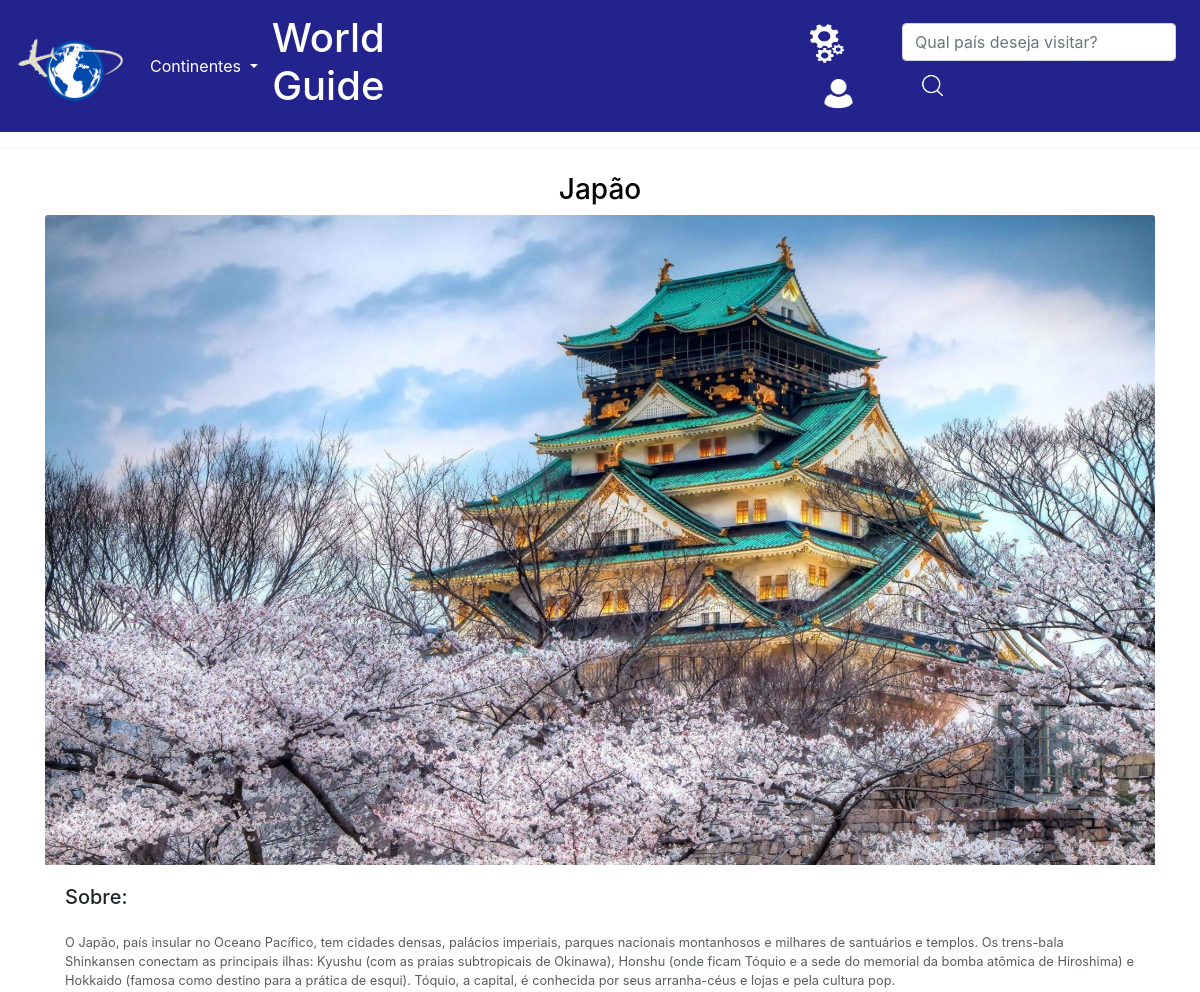
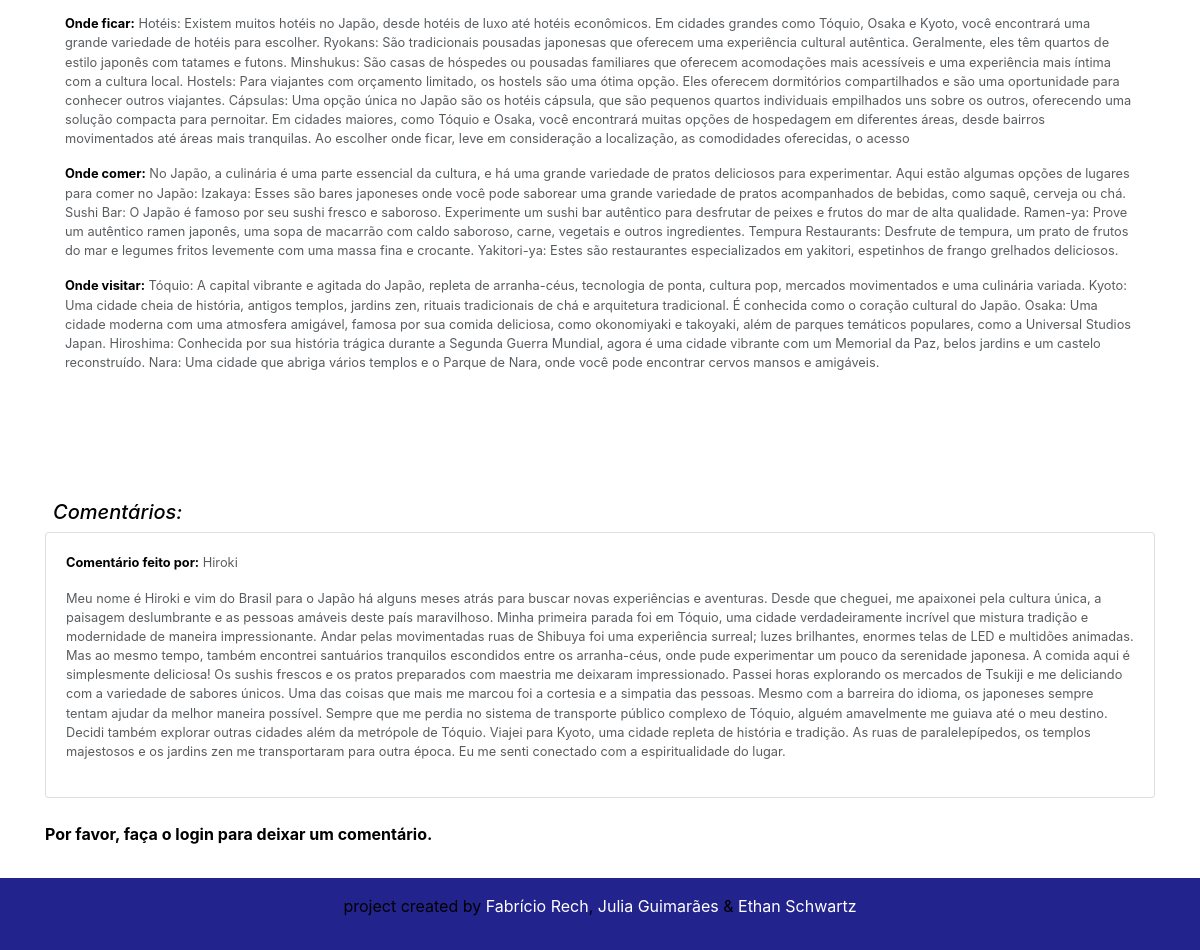
Screenshot of /asia/Continente/detalhe/japao/ with the database file from the repository (2 pictures, top to bottom).
### asia/models.py (models this page shows, shortened)
class model_asia(models.Model):
    Continente = models.CharField(max_length=100)
    País = models.CharField(max_length=100)
    Descricao = models.CharField(max_length=3000)
    OndeFicar = models.CharField(max_length=1800)
    OndeComer = models.CharField(max_length=1800)
    OndeVisitar = models.CharField(max_length=1800)
    foto = models.ImageField(upload_to='img/%Y/%m/%d/')
    carr = models.ImageField(upload_to='img/%Y/%m/%d/')
    ta_publicado = models.BooleanField(default=False)
    link = models.CharField(max_length=60)

class Comentario(models.Model):
    coment = models.CharField(max_length=100, null=False, blank=False)
    eh_publicada = models.BooleanField(default=True)
    link_url = models.CharField(max_length=100, null=False, blank=False)
    usuario = models.ForeignKey(
        to=User,
        on_delete=models.SET_NULL,
        null=True, blank=False,
        related_name='asia'
    )

### asia/views.py (the view, shortened to what this page needs)
# urls.py: path('Continente/detalhe/<str:link_url>/',views.v_detalhe, name='detalhe'),
def v_detalhe(request, link_url):
    detalhe = get_object_or_404(model_asia, link=link_url)
    comentarios = Comentario.objects.filter(eh_publicada=True, link_url=link_url)
    formulario = ComentarioForms(initial={'link_url': link_url})
    return render(request, 'Asia/paginas/detalhe.html', context={'detalhe': detalhe, 'comentarios': comentarios, 'formulario': formulario})

### asia/forms.py
class ComentarioForms(forms.Form):
    Coment = forms.CharField(
        label='Comentários',
        required=True,
        max_length=5000,
        widget=forms.Textarea(
            attrs={
                'placeholder': 'Conte-nos a sua experiência!',
            }
        )
    )
    link_url = forms.CharField(
        widget=forms.HiddenInput()
    )

### asia/templates/asia/paginas/detalhe.html (shortened to what this page needs)
{% extends 'global/paginas/pais_detalhe.html' %}

### meus_templates/global/paginas/pais_detalhe.html (shortened to what this page needs)
<head>
</head>
{% include 'global/parciais/header.html' %}
<hr>
{% load static %}
<link rel="stylesheet" href="https://stackpath.bootstrapcdn.com/bootstrap/4.1.3/css/bootstrap.min.css">
{%if detalhe %}
<div class="container" style="border: 0;">
<div style="border: 0;" class="card mb-3">
  <div>
    <h3 class="text-center m-2">{{detalhe.País}}</h3>
  </div>
    <img style="height: 650;" src="{{ detalhe.foto.url }}" class="card-img-top" alt="...">
    <div class="card-body" style="margin-bottom: 100px;">
      <h5 class="card-title">Sobre: </h5>
      <p class="card-text mt-4"><small class="text-body-secondary">{{detalhe.Descricao}}</small></p>
      <p class="card-text"><small class="text-body-secondary"><strong>Onde ficar:</strong> {{detalhe.OndeFicar}}</small></p>
      <p class="card-text"><small class="text-body-secondary"><strong>Onde comer:</strong> {{detalhe.OndeComer}}</small></p>
      <p class="card-text"><small class="text-body-secondary"><strong>Onde visitar:</strong> {{detalhe.OndeVisitar}}</small></p>
    </div>
{% endif %}
<section>
  <h5 class="m-2"><i>Comentários:</i></h5>
  {% for comentario in comentarios %}
  <div class="card">
    <div class="card-body">
      <p><small class="text-body-secondary"><strong>Comentário feito por:</strong> {{ comentario.usuario.username }}</small></p>
      <p><small class="text-body-secondary">{{ comentario.coment }}</small></p>
    </div>
  </div>
  <br>
  {% empty %}
  <p>Nenhum comentário encontrado.</p>
  {% endfor %}
</section>
{% if user.is_authenticated %}
<section>
  {% block comentario %}
    {% endblock %}
    {% csrf_token %}
    {{ formulario.Coment }}
    {{ formulario.link_url }}
    <button  class="btn btn-primary" type="submit">Enviar Comentário</button>
  </form>
</section>
{% else %}
<p><strong> Por favor, faça o login para deixar um comentário.</strong></p>
{% endif %}
</div>
</div>
{% include 'global/parciais/footer.html' %}

### meus_statics/global/css/main.css (style rules this page uses)
* { margin: 0; padding: 0; color: black; }

### rows the page displays
model_asia: País "Japão", foto (picture), Descricao "O Japão, país insular no Oceano Pacífico, tem cidades densas, palácios imperiais, parques nacionais montanhosos e milhares de santuários e templos. Os trens-bala Shinkansen conectam as principais ilhas: Kyushu (com as praias subtropicais de Okinawa), Honshu (onde ficam Tóquio e a sede do memorial da bomba atômica de Hiroshima) e Hokkaido (famosa como destino para a prática de esqui). Tóquio, a capital, é conhecida por seus arranha-céus e lojas e pela cultura pop.", OndeFicar "Hotéis: Existem muitos hotéis no Japão, desde hotéis de luxo até hotéis econômicos. Em cidades grandes como Tóquio, Osaka e Kyoto, você encontrará uma grande variedade de hotéis para escolher. Ryokans: São tradicionais pousadas japonesas que oferecem uma experiência cultural autêntica. Geralmente, eles têm quartos de estilo japonês com tatames e futons. Minshukus: São casas de hóspedes ou pousadas familiares que oferecem acomodações mais acessíveis e uma experiência mais íntima com a cultura local. Hostels: Para viajantes com orçamento limitado, os hostels são uma ótima opção. Eles oferecem dormitórios compartilhados e são uma oportunidade para conhecer outros viajantes. Cápsulas: Uma opção…", OndeComer "No Japão, a culinária é uma parte essencial da cultura, e há uma grande variedade de pratos deliciosos para experimentar. Aqui estão algumas opções de lugares para comer no Japão: Izakaya: Esses são bares japoneses onde você pode saborear uma grande variedade de pratos acompanhados de bebidas, como saquê, cerveja ou chá. Sushi Bar: O Japão é famoso por seu sushi fresco e saboroso. Experimente um sushi bar autêntico para desfrutar de peixes e frutos do mar de alta qualidade. Ramen-ya: Prove um autêntico ramen japonês, uma sopa de macarrão com caldo saboroso, carne, vegetais e outros ingredientes. Tempura Restaurants: Desfrute de tempura, um prato de frutos do mar e legumes fritos levemente…", OndeVisitar "Tóquio: A capital vibrante e agitada do Japão, repleta de arranha-céus, tecnologia de ponta, cultura pop, mercados movimentados e uma culinária variada. Kyoto: Uma cidade cheia de história, antigos templos, jardins zen, rituais tradicionais de chá e arquitetura tradicional. É conhecida como o coração cultural do Japão. Osaka: Uma cidade moderna com uma atmosfera amigável, famosa por sua comida deliciosa, como okonomiyaki e takoyaki, além de parques temáticos populares, como a Universal Studios Japan. Hiroshima: Conhecida por sua história trágica durante a Segunda Guerra Mundial, agora é uma cidade vibrante com um Memorial da Paz, belos jardins e um castelo reconstruído. Nara: Uma cidade que…"
Comentario: usuario.username "Hiroki", coment "Meu nome é Hiroki e vim do Brasil para o Japão há alguns meses atrás para buscar novas experiências e aventuras. Desde que cheguei, me apaixonei pela cultura única, a paisagem deslumbrante e as pessoas amáveis deste país maravilhoso. Minha primeira parada foi em Tóquio, uma cidade verdadeiramente incrível que mistura tradição e modernidade de maneira impressionante. Andar pelas movimentadas ruas de Shibuya foi uma experiência surreal; luzes brilhantes, enormes telas de LED e multidões animadas. Mas ao mesmo tempo, também encontrei santuários tranquilos escondidos entre os arranha-céus, onde pude experimentar um pouco da serenidade japonesa. A comida aqui é simplesmente deliciosa! Os sushis…"
